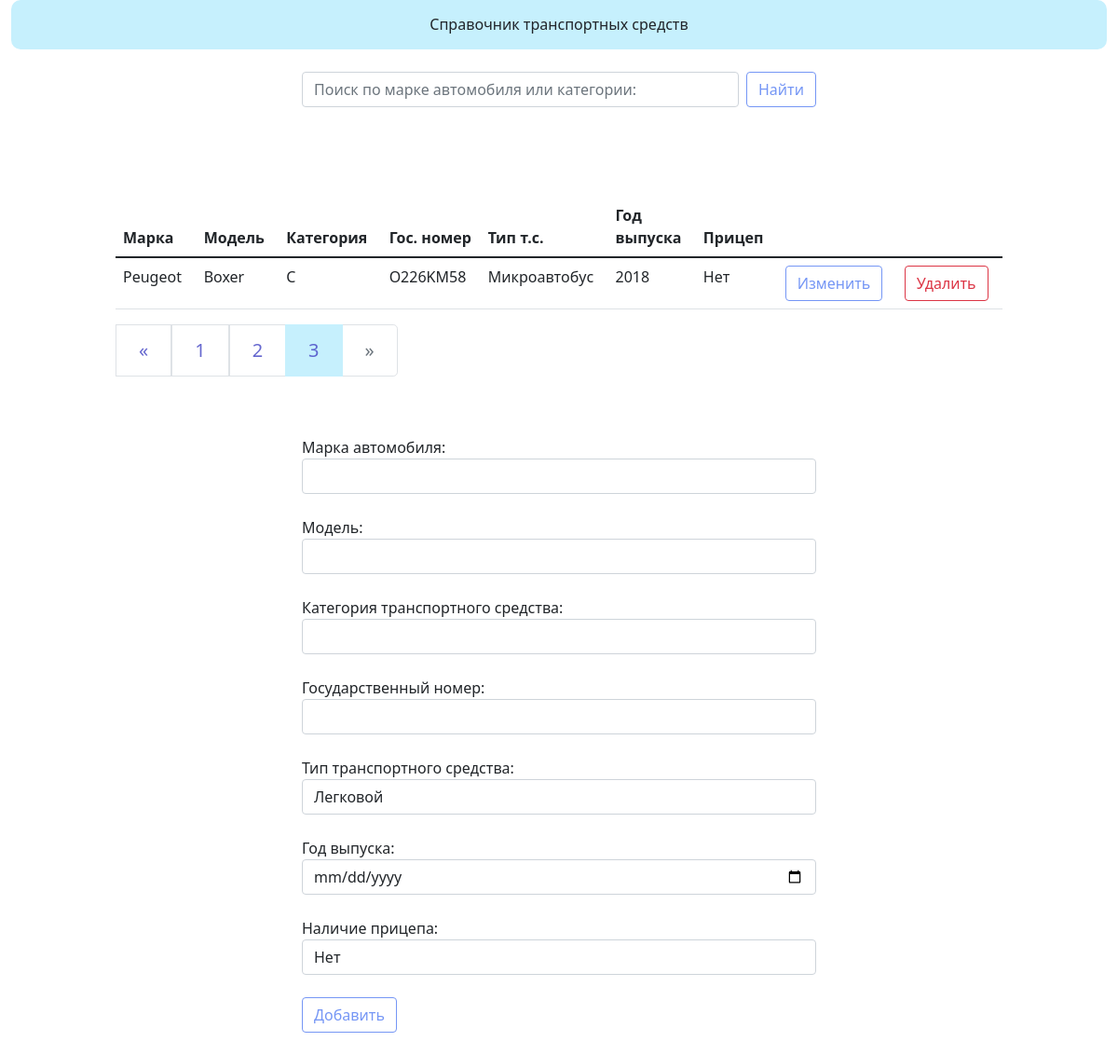
/?page=3, run on the app's committed database.
### models.py (models this page shows)
class Cars(db.Model):
    id = db.Column(db.Integer, primary_key=True)
    car_brand = db.Column(db.String(100))   # марка автомобиля
    car_model = db.Column(db.String(100))   # модель
    category = db.Column(db.String(100))    # категория ТС
    car_license_plate = db.Column(db.String(20), unique=True)   # государственный номер
    car_type = db.Column(db.String(100))    # тип ТС
    release_year = db.Column(db.DateTime())    # год выпуска
    trailer = db.Column(db.String(5))    # наличие прицепа

### view.py (the view, shortened to what this page needs)
@app.route('/', methods=['POST', 'GET'])
def index():
    form = CarsForm()
    page = request.args.get('page')
    if page and page.isdigit():
        page = int(page)
    else:
        page = 1
    search = request.args.get('search')
    if search:
        cars = Cars.query.filter(Cars.car_brand.contains(search) | Cars.category.contains(search)).order_by(Cars.car_brand.desc())
    else:
        cars = Cars.query.order_by(Cars.car_brand.desc())
    pages = cars.paginate(page=page, per_page=5)
    car_id = request.args.get('id')
    return render_template('index.html', form=form, pages=pages, search=search)

### form.py
class CarsForm(FlaskForm):
    car_brand = StringField('Марка автомобиля: ', validators=[InputRequired()])
    car_model = StringField('Модель: ', validators=[InputRequired()])
    category = StringField('Категория транспортного средства: ', validators=[InputRequired()])
    car_license_plate = StringField('Государственный номер: ', validators=[InputRequired()])
    car_type = SelectField('Тип транспортного средства: ', choices=[('Легковой', 'Легковой'),
                                                                    ('Грузовой', 'Грузовой'),
                                                                    ('Микроавтобус ', 'Микроавтобус '),
                                                                    ('Автобус', 'Автобус'),
                                                                    ('Автомобиль - тягач', 'Автомобиль - тягач')
                                                                    ])
    release_year = DateField('Год выпуска: ', validators=[InputRequired()])
    trailer = SelectField('Наличие прицепа: ', choices=[('Нет', 'Нет'), ('Да', 'Да')])

### templates/index.html (shortened to what this page needs)
{% extends 'base.html' %}
{% block search %}
    <form class="d-flex" action="{{ url_for('index')}}" method="GET">
    <input class="form-control me-2" type="search" placeholder="Поиск по марке автомобиля или категории:" aria-label="Search" name="search" value="{{ request.args.get('search', '') }}">
    <button class="btn btn-outline-success" type="submit">Найти</button>
    </form>
{% endblock %}
{% block content %}
<table class="table">
    <thead>
    <tr>
        <th scope="col">Марка</th>
        <th scope="col">Модель</th>
        <th scope="col">Категория</th>
        <th scope="col">Гос. номер</th>
        <th scope="col">Тип т.с.</th>
        <th scope="col">Год выпуска</th>
        <th scope="col">Прицеп</th>
    </tr>
    </thead>
    <tbody>
    {% for car in pages.items %}
    <tr>
        <td class="col-1">{{ car.car_brand }}</td>
        <td class="col-1">{{ car.car_model }}</td>
        <td class="col-1">{{ car.category }}</td>
        <td class="col-1">{{ car.car_license_plate }}</td>
        <td class="col-1">{{ car.car_type }}</td>
        <td class="col-1">{{ car.release_year.strftime("%Y") }}</td>
        <td class="col-1">{{ car.trailer }}</td>
        <td class="col-1">
            <button id={{car.id}}
                    class="btn btn-outline-success"
                    onclick='window.location.href="{{ url_for('index', page=request.args.get('page', ''), id=car.id, search=search) }}"' method="GET">
                    Изменить
            </button>
        </td>
        <td class="col-1">
            <button id={{car.id}}
                    class="btn btn-outline-danger"
                    onclick='window.location.href="{{ url_for('delete',id=car.id) }}"' method="POST">
                    Удалить
            </button>
        </td>
    </tr>
    {% endfor %}
    </tbody>
</table>
<nav aria-label="Page navigation example">
    <ul class="pagination pagination-lg">
        <li {% if not pages.has_prev %} class="page-item disabled"  {% endif %}>
            <a class="page-link" href="{{ url_for('index', search=search, page=pages.prev_num) }}"
               aria-label="Previous">
                <span aria-hidden="true">&laquo;</span>
            </a>
        </li>
        {% for page in pages.iter_pages(left_edge=2,right_edge=2,left_current=1, right_current=2) %}
        {% if page %}
        <li {% if page == pages.page %} class="page-item active" {% endif %}>
            <a class="page-link" href="{{ url_for('index', search=search, page=page) }}">{{ page }}</a>
        </li>
        {% else %}
        <li class="page-item"><a class="page-link">...</a></li>
        {% endif %}
        {% endfor %}
        <li {% if pages.has_next %} class="page-item"  {% else %} class="page-item disabled" {% endif %}>
            <a class="page-link"  href="{{ url_for('index',search=search, page=pages.next_num) }}"
               aria-label="Next">
                <span aria-hidden="true">&raquo;</span>
            </a>
        </li>
    </ul>
</nav>
{% endblock %}
{% block form %}
<form action="{{ url_for('index')}}" method="POST">
    {% for field in form if field.name not in ['csrf_token'] %}
        {{ field.label(class="control-label") }}
        {{ field(class="form-control") }}<br>
    {% endfor %}
    <button type="submit" class="btn btn-outline-success">Добавить</button>
</form>
{% endblock %}

### static/css/style.css (style rules this page uses)
.btn-outline-success { color: #7596f5; border-color: #7596f5; }
.page-item.active .page-link { color: #4b4ec7d9; background-color: #c6f0fd; border-color: #c6f0fd; }
.page-link { position: relative; display: block; color: #4b4ec7d9; }
a { color:#27d2e3 }

### data on the page
Cars: car_brand "Peugeot", car_model "Boxer", category "C", car_license_plate "O226KM58", car_type "Микроавтобус", release_year "2018", trailer "Нет"

### other printed values
{{ page }} "1" "2" "3"
{{ field.label(class="control-label") }} "Марка автомобиля:" "Модель:" "Категория транспортного средства:" "Государственный номер:" "Тип транспортного средства:" "Год выпуска:" "Наличие прицепа:"
